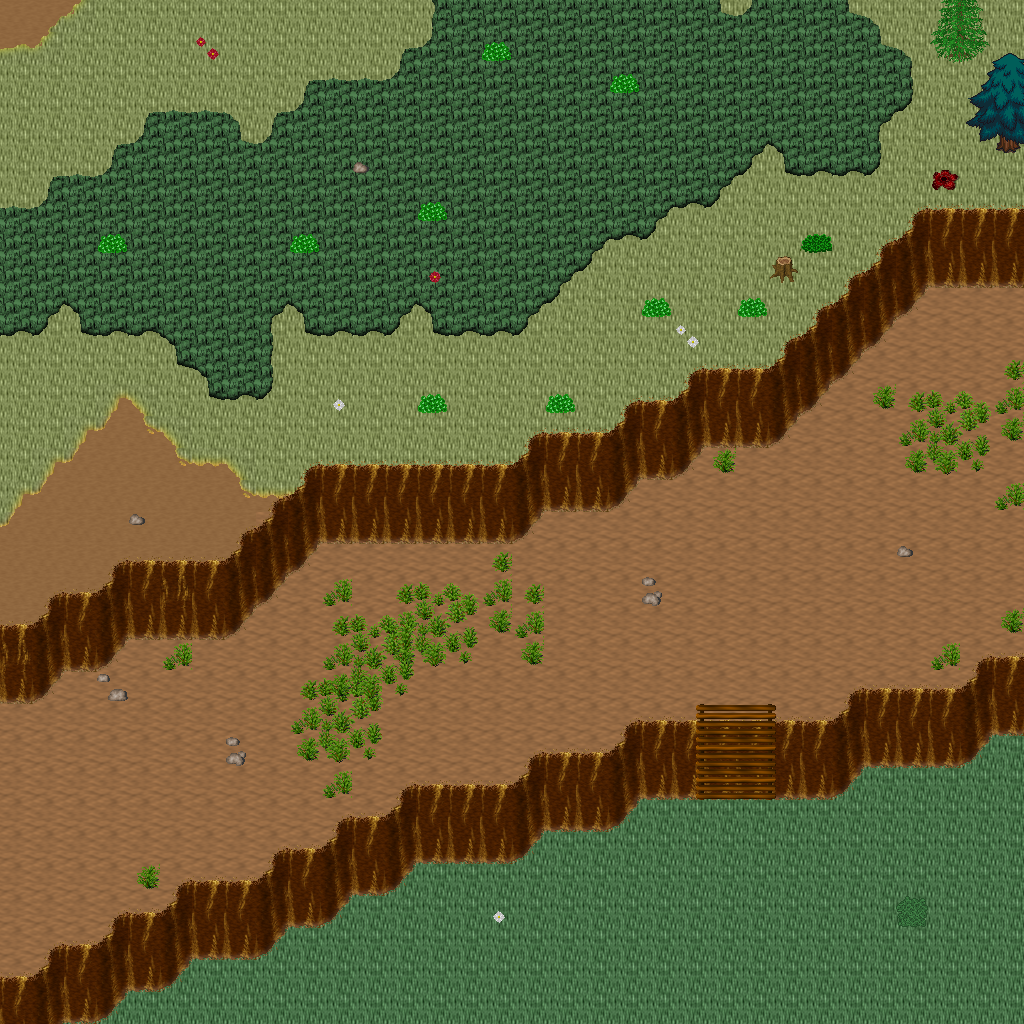

A level layout from a 2D game, rendered from its tile map. Below: a short description, then the map file with tile-grid data replaced by summaries:
An orthogonal 32x32 tile map with 32x32 px tiles, 5 tile layers (Ground, Objects, Objects2, Above, ...), 1 hidden layer not drawn, 48 tilesets.

<map version="1.10" tiledversion="1.11.0" orientation="orthogonal" renderorder="right-down" width="32" height="32" tilewidth="32" tileheight="32" infinite="0" nextlayerid="11" nextobjectid="1">
 <tileset firstgid="1" name="ground_ground" tilewidth="32" tileheight="32" tilecount="33" columns="3">
  <image source="../drawable/ground_ground.png" width="96" height="352" />
 </tileset>
 <tileset firstgid="34" name="ground_ground_2" tilewidth="32" tileheight="32" tilecount="4" columns="4">
  <image source="../drawable/ground_ground_2.png" width="128" height="32" />
 </tileset>
 <tileset firstgid="38" name="ground_ridge_earth_dark" tilewidth="32" tileheight="32" tilecount="96" columns="12">
  <image source="../drawable/ground_ridge_earth_dark.png" width="384" height="256" />
 </tileset>
 <tileset firstgid="134" name="plant_grasses" tilewidth="32" tileheight="32" tilecount="6" columns="3">
  <image source="../drawable/plant_grasses.png" width="96" height="64" />
 </tileset>
 <tileset firstgid="140" name="plant_bush_bushes" tilewidth="32" tileheight="32" tilecount="10" columns="5">
  <image source="../drawable/plant_bush_bushes.png" width="160" height="64" />
 </tileset>
 <tileset firstgid="150" name="plant_flower_daisy_white" tilewidth="32" tileheight="32" tilecount="8" columns="2">
  <image source="../drawable/plant_flower_daisy_white.png" width="64" height="128" />
 </tileset>
 <tileset firstgid="158" name="building_fence_fence_chunky" tilewidth="32" tileheight="32" tilecount="21" columns="3">
  <image source="../drawable/building_fence_fence_chunky.png" width="96" height="224" />
 </tileset>
 <tileset firstgid="179" name="ground_rock_rocks_2" tilewidth="32" tileheight="32" tilecount="4" columns="2">
  <image source="../drawable/ground_rock_rocks_2.png" width="64" height="64" />
 </tileset>
 <tileset firstgid="183" name="building_roof_green" tilewidth="32" tileheight="32" tilecount="20" columns="5">
  <image source="../drawable/building_roof_green.png" width="160" height="128" />
 </tileset>
 <tileset firstgid="203" name="building_wall_wall_brown" tilewidth="32" tileheight="32" tilecount="12" columns="3">
  <image source="../drawable/building_wall_wall_brown.png" width="96" height="128" />
 </tileset>
 <tileset firstgid="215" name="plant_flower_daisy_red" tilewidth="32" tileheight="32" tilecount="8" columns="2">
  <image source="../drawable/plant_flower_daisy_red.png" width="64" height="128" />
 </tileset>
 <tileset firstgid="223" name="item_corpse_huge_animal" tilewidth="32" tileheight="32" tilecount="16" columns="2">
  <image source="../drawable/item_corpse_huge_animal.png" width="64" height="256" />
 </tileset>
 <tileset firstgid="239" name="plant_stump_rectangular" tilewidth="32" tileheight="32" tilecount="4" columns="2">
  <image source="../drawable/plant_stump_rectangular.png" width="64" height="64" />
 </tileset>
 <tileset firstgid="243" name="ground_rock_pebbles" tilewidth="32" tileheight="32" tilecount="3" columns="1">
  <image source="../drawable/ground_rock_pebbles.png" width="32" height="96" />
 </tileset>
 <tileset firstgid="246" name="plant_tree_tree_green" tilewidth="32" tileheight="32" tilecount="88" columns="8">
  <image source="../drawable/plant_tree_tree_green.png" width="256" height="352" />
 </tileset>
 <tileset firstgid="334" name="item_pot_dark_barrel" tilewidth="32" tileheight="32" tilecount="2" columns="1">
  <image source="../drawable/item_pot_dark_barrel.png" width="32" height="64" />
 </tileset>
 <tileset firstgid="336" name="plant_leaves" tilewidth="32" tileheight="32" tilecount="8" columns="4">
  <image source="../drawable/plant_leaves.png" width="128" height="64" />
 </tileset>
 <tileset firstgid="344" name="item_statue_cross" tilewidth="32" tileheight="32" tilecount="1" columns="1">
  <image source="../drawable/item_statue_cross.png" width="32" height="32" />
 </tileset>
 <tileset firstgid="345" name="ground_ladder_vertical_dark" tilewidth="32" tileheight="32" tilecount="3" columns="3">
  <image source="../drawable/ground_ladder_vertical_dark.png" width="96" height="32" />
 </tileset>
 <tileset firstgid="348" name="furniture_light_dark_torch" tilewidth="32" tileheight="32" tilecount="8" columns="2">
  <image source="../drawable/furniture_light_dark_torch.png" width="64" height="128" />
 </tileset>
 <tileset firstgid="356" name="building_door_door_n" tilewidth="32" tileheight="32" tilecount="6" columns="3">
  <image source="../drawable/building_door_door_n.png" width="96" height="64" />
 </tileset>
 <tileset firstgid="362" name="building_window_window_long" tilewidth="32" tileheight="32" tilecount="3" columns="3">
  <image source="../drawable/building_window_window_long.png" width="96" height="32" />
 </tileset>
 <tileset firstgid="365" name="building_roof_yellow" tilewidth="32" tileheight="32" tilecount="20" columns="5">
  <image source="../drawable/building_roof_yellow.png" width="160" height="128" />
 </tileset>
 <tileset firstgid="385" name="plant_vine" tilewidth="32" tileheight="32" tilecount="3" columns="1">
  <image source="../drawable/plant_vine.png" width="32" height="96" />
 </tileset>
 <tileset firstgid="388" name="logic_portal" tilewidth="32" tileheight="32" tilecount="24" columns="8">
  <image source="../drawable/logic_portal.png" width="256" height="96" />
 </tileset>
 <tileset firstgid="412" name="logic_collision" tilewidth="32" tileheight="32" tilecount="1" columns="1">
  <image source="../drawable/logic_collision.png" width="32" height="32" />
 </tileset>
 <tileset firstgid="413" name="logic_protection" tilewidth="32" tileheight="32" tilecount="2" columns="2">
  <image source="../drawable/logic_protection.png" width="64" height="32" />
 </tileset>
 <tileset firstgid="415" name="ground_green_paving" tilewidth="32" tileheight="32" tilecount="18" columns="3">
  <image source="../drawable/ground_green_paving.png" width="96" height="192" />
 </tileset>
 <tileset firstgid="433" name="ground_grass_2" tilewidth="32" tileheight="32" tilecount="21" columns="3">
  <image source="../drawable/ground_grass_2.png" width="96" height="224" />
 </tileset>
 <tileset firstgid="454" name="ground_earth_edges" tilewidth="32" tileheight="32" tilecount="18" columns="6">
  <image source="../drawable/ground_earth_edges.png" width="192" height="96" />
 </tileset>
 <tileset firstgid="472" name="ground_grass_corners" tilewidth="32" tileheight="32" tilecount="24" columns="6">
  <image source="../drawable/ground_grass_corners.png" width="192" height="128" />
 </tileset>
 <tileset firstgid="496" name="ground_earth_edges_yellowgreen" tilewidth="32" tileheight="32" tilecount="15" columns="5">
  <image source="../drawable/ground_earth_edges_yellowgreen.png" width="160" height="96" />
 </tileset>
 <tileset firstgid="511" name="ground_water_pool" tilewidth="32" tileheight="32" tilecount="72" columns="3">
  <image source="../drawable/ground_water_pool.png" width="96" height="768" />
 </tileset>
 <tileset firstgid="583" name="building_house_pink_blue" tilewidth="32" tileheight="32" tilecount="99" columns="11">
  <image source="../drawable/building_house_pink_blue.png" width="352" height="288" />
 </tileset>
 <tileset firstgid="682" name="plant_flower_foxgloves" tilewidth="32" tileheight="32" tilecount="4" columns="2">
  <image source="../drawable/plant_flower_foxgloves.png" width="64" height="64" />
 </tileset>
 <tileset firstgid="686" name="plant_tree_evergreen" tilewidth="32" tileheight="32" tilecount="36" columns="3">
  <image source="../drawable/plant_tree_evergreen.png" width="96" height="384" />
 </tileset>
 <tileset firstgid="722" name="plant_tree_spruce" tilewidth="32" tileheight="32" tilecount="6" columns="2">
  <image source="../drawable/plant_tree_spruce.png" width="64" height="96" />
 </tileset>
 <tileset firstgid="728" name="plant_bush_large_green" tilewidth="32" tileheight="32" tilecount="9" columns="3">
  <image source="../drawable/plant_bush_large_green.png" width="96" height="96" />
 </tileset>
 <tileset firstgid="737" name="plant_stump_hollow_logs" tilewidth="32" tileheight="32" tilecount="6" columns="3">
  <image source="../drawable/plant_stump_hollow_logs.png" width="96" height="64" />
 </tileset>
 <tileset firstgid="743" name="plant_stump_small_stump" tilewidth="32" tileheight="32" tilecount="4" columns="2">
  <image source="../drawable/plant_stump_small_stump.png" width="64" height="64" />
 </tileset>
 <tileset firstgid="747" name="plant_bush_bush_pinks" tilewidth="32" tileheight="32" tilecount="4" columns="2">
  <image source="../drawable/plant_bush_bush_pinks.png" width="64" height="64" />
 </tileset>
 <tileset firstgid="751" name="building_outhouse" tilewidth="32" tileheight="32" tilecount="12" columns="3">
  <image source="../drawable/building_outhouse.png" width="96" height="128" />
 </tileset>
 <tileset firstgid="763" name="item_pot_wooden_bins" tilewidth="32" tileheight="32" tilecount="4" columns="2">
  <image source="../drawable/item_pot_wooden_bins.png" width="64" height="64" />
 </tileset>
 <tileset firstgid="767" name="ground_dry_grass" tilewidth="32" tileheight="32" tilecount="54" columns="9">
  <image source="../drawable/ground_dry_grass.png" width="288" height="192" />
 </tileset>
 <tileset firstgid="821" name="ground_grass_edges" tilewidth="32" tileheight="32" tilecount="36" columns="12">
  <image source="../drawable/ground_grass_edges.png" width="384" height="96" />
 </tileset>
 <tileset firstgid="857" name="light_light_1x1" tilewidth="32" tileheight="32" tilecount="3" columns="3">
  <image source="../drawable/light_light_1x1.png" width="96" height="32" />
 </tileset>
 <tileset firstgid="860" name="building_huts" tilewidth="32" tileheight="32" tilecount="338" columns="26">
  <image source="../drawable/building_huts.png" width="832" height="416" />
 </tileset>
 <tileset firstgid="1198" name="light_door_light" tilewidth="32" tileheight="32" tilecount="12" columns="3">
  <image source="../drawable/light_door_light.png" width="96" height="128" />
 </tileset>
 <layer id="1" name="Ground" width="32" height="32">
  <data>[1024 cells, 1024 non-empty, 5 distinct tile ids]</data>
 </layer>
 <layer id="2" name="Objects" width="32" height="32">
  <data>[1024 cells, 381 non-empty, 52 distinct tile ids]</data>
 </layer>
 <layer id="3" name="Objects2" width="32" height="32">
  <data>[1024 cells, 23 non-empty, 14 distinct tile ids]</data>
 </layer>
 <layer id="4" name="Above" width="32" height="32">
  <data>[1024 cells, 0 non-empty, 0 distinct tile ids]</data>
 </layer>
 <layer id="5" name="Above2" width="32" height="32">
  <data>[1024 cells, 8 non-empty, 8 distinct tile ids]</data>
 </layer>
 <layer id="6" name="Walkable" width="32" height="32" visible="0">
  <data>[1024 cells, 189 non-empty, 1 distinct tile ids]</data>
 </layer>
 <objectgroup id="7" name="Mapevents" />
 <objectgroup id="8" name="Spawn" />
 <objectgroup id="9" name="Keys" />
 <objectgroup id="10" name="Replace" />
</map>
